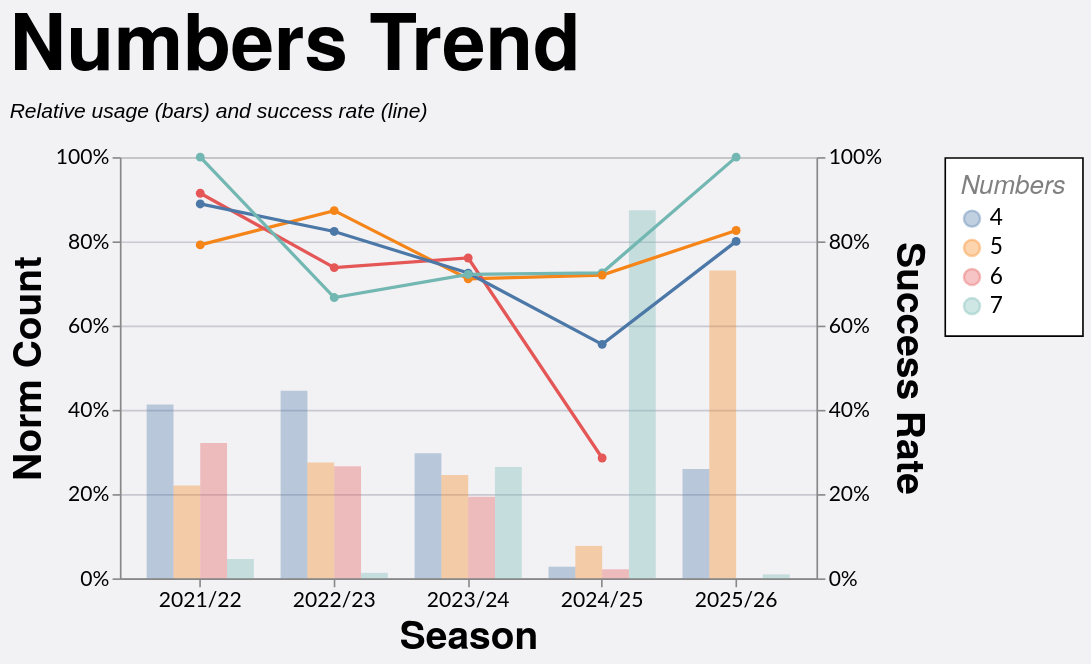

Source (Vega-Lite JSON):
### Vega-Lite specification from a JSON file in a GitHub repository (floating-point values rounded to 4 significant figures; data arrays with more than 128 entries replaced by an {"elided": "..."} marker saying what was removed)
{"config": {"axis": {"labelFont": "Lato, sans-serif", "titleFont": "PT Sans Narrow, Helvetica Neue, Helvetica, Arial, sans-serif", "labelFontSize": 13, "titleFontSize": 24, "gridColor": "#202947", "gridOpacity": 0.2}, "header": {"labelFont": "PT Sans Narrow, Helvetica Neue, Helvetica, Arial, sans-serif", "titleFont": "PT Sans Narrow, Helvetica Neue, Helvetica, Arial, sans-serif", "labelFontSize": 24, "titleFontSize": 28, "labelFontWeight": "bold", "orient": "left"}, "legend": {"labelFont": "Lato, sans-serif", "titleFont": "PT Sans Narrow, Helvetica Neue, Helvetica, Arial, sans-serif", "labelFontSize": 14, "titleFontSize": 16, "titlePadding": 5, "fillColor": "white", "strokeColor": "black", "padding": 10, "titleFontWeight": "lighter", "titleFontStyle": "italic", "titleColor": "gray", "offset": 10}, "title": {"font": "PT Sans Narrow, Helvetica Neue, Helvetica, Arial, sans-serif", "fontSize": 48, "fontWeight": "bold", "anchor": "start", "align": "center", "titlePadding": 20, "subtitlePadding": 10, "subtitleFontSize": 13, "subtitleColor": "", "subtitleFontStyle": "italic", "offset": 15, "color": "black"}, "axisX": {"labelAngle": 0}, "facet": {"title": null, "header": null, "align": {"row": "each", "column": "each"}}, "resolve": {"scale": {"y": "independent", "facet": "independent"}}, "background": "#f2f1f4"}, "layer": [{"mark": {"type": "bar", "opacity": 0.35}, "encoding": {"color": {"field": "numbers", "sort": ["4", "5", "6", "7"], "title": "Numbers", "type": "nominal"}, "tooltip": [{"field": "season", "title": "Season", "type": "nominal"}, {"field": "numbers", "title": "Numbers", "type": "nominal"}, {"field": "won", "format": ",.0f", "title": "Won", "type": "quantitative"}, {"field": "attempts", "format": ",.0f", "title": "Attempts", "type": "quantitative"}, {"field": "norm_count", "format": ".1%", "title": "Norm Count", "type": "quantitative"}, {"field": "success_rate", "format": ".1%", "title": "Success Rate", "type": "quantitative"}], "x": {"field": "season", "sort": ["2021/22", "2022/23", "2023/24", "2024/25", "2025/26"], "title": "Season", "type": "nominal"}, "xOffset": {"field": "numbers", "sort": ["4", "5", "6", "7"], "type": "nominal"}, "y": {"axis": {"format": "%", "orient": "left"}, "field": "norm_count", "scale": {"domain": [0, 1]}, "title": "Norm Count", "type": "quantitative"}}, "transform": [{"filter": "(loSquad == 'All' || datum.squad == loSquad) && (loGameType == 'All' || (loGameType == 'League + Cup' && (datum.game_type == 'League' || datum.game_type == 'Cup')) || (loGameType == 'League only' && datum.game_type == 'League') || datum.game_type == loGameType) && (loOpposition == 'All' || datum.opposition == loOpposition) && (loThrower == 'All' || datum.thrower == loThrower) && (loJumper == 'All' || datum.jumper == loJumper) && (loArea == 'All' || datum.area == loArea) && (loNumbers == 'All' || datum.numbers == loNumbers) && (loCallType == 'All' || datum.call_type == loCallType)"}, {"aggregate": [{"op": "count", "as": "attempts"}, {"op": "sum", "field": "won", "as": "won"}], "groupby": ["season", "numbers"]}, {"joinaggregate": [{"op": "sum", "field": "attempts", "as": "season_attempts"}], "groupby": ["season"]}, {"calculate": "datum.attempts / datum.season_attempts", "as": "norm_count"}, {"calculate": "datum.won / datum.attempts", "as": "success_rate"}]}, {"mark": {"type": "line", "point": true, "strokeWidth": 2}, "encoding": {"color": {"field": "numbers", "sort": ["4", "5", "6", "7"], "title": "Numbers", "type": "nominal"}, "detail": {"field": "numbers", "type": "nominal"}, "tooltip": [{"field": "season", "title": "Season", "type": "nominal"}, {"field": "numbers", "title": "Numbers", "type": "nominal"}, {"field": "won", "format": ",.0f", "title": "Won", "type": "quantitative"}, {"field": "attempts", "format": ",.0f", "title": "Attempts", "type": "quantitative"}, {"field": "norm_count", "format": ".1%", "title": "Norm Count", "type": "quantitative"}, {"field": "success_rate", "format": ".1%", "title": "Success Rate", "type": "quantitative"}], "x": {"field": "season", "sort": ["2021/22", "2022/23", "2023/24", "2024/25", "2025/26"], "title": "Season", "type": "nominal"}, "y": {"axis": {"format": "%", "orient": "right"}, "field": "success_rate", "scale": {"domain": [0, 1]}, "title": "Success Rate", "type": "quantitative"}}, "transform": [{"filter": "(loSquad == 'All' || datum.squad == loSquad) && (loGameType == 'All' || (loGameType == 'League + Cup' && (datum.game_type == 'League' || datum.game_type == 'Cup')) || (loGameType == 'League only' && datum.game_type == 'League') || datum.game_type == loGameType) && (loOpposition == 'All' || datum.opposition == loOpposition) && (loThrower == 'All' || datum.thrower == loThrower) && (loJumper == 'All' || datum.jumper == loJumper) && (loArea == 'All' || datum.area == loArea) && (loNumbers == 'All' || datum.numbers == loNumbers) && (loCallType == 'All' || datum.call_type == loCallType)"}, {"aggregate": [{"op": "count", "as": "attempts"}, {"op": "sum", "field": "won", "as": "won"}], "groupby": ["season", "numbers"]}, {"joinaggregate": [{"op": "sum", "field": "attempts", "as": "season_attempts"}], "groupby": ["season"]}, {"calculate": "datum.attempts / datum.season_attempts", "as": "norm_count"}, {"calculate": "datum.won / datum.attempts", "as": "success_rate"}]}], "data": {"name": "data-1e1c135a98a60ffade50e9c83bbe9560"}, "height": 260, "params": [{"name": "loSquad", "value": "All"}, {"name": "loSeason", "value": "All"}, {"name": "loGameType", "value": "All"}, {"name": "loOpposition", "value": "All"}, {"name": "loThrower", "value": "All"}, {"name": "loJumper", "value": "All"}, {"name": "loArea", "value": "All"}, {"name": "loNumbers", "value": "All"}, {"name": "loCallType", "value": "All"}], "resolve": {"scale": {"y": "independent"}}, "title": {"text": "Numbers Trend", "subtitle": "Relative usage (bars) and success rate (line)"}, "width": 430, "$schema": "https://vega.github.io/schema/vega-lite/v5.20.1.json", "datasets": {"data-1e1c135a98a60ffade50e9c83bbe9560": {"elided": "1242 records"}}}
